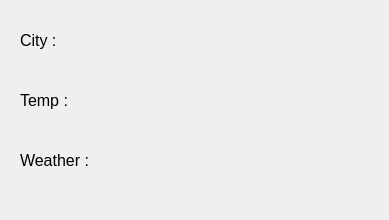
<?xml version="1.0" encoding="UTF-8"?>
<ui version="4.0">
 <class>Form</class>
 <widget class="QWidget" name="Form">
  <property name="geometry">
   <rect>
    <x>0</x>
    <y>0</y>
    <width>389</width>
    <height>220</height>
   </rect>
  </property>
  <property name="windowTitle">
   <string>Form</string>
  </property>
  <widget class="QLabel" name="tempLabel">
   <property name="geometry">
    <rect>
     <x>20</x>
     <y>70</y>
     <width>71</width>
     <height>61</height>
    </rect>
   </property>
   <property name="font">
    <font>
     <pointsize>12</pointsize>
    </font>
   </property>
   <property name="text">
    <string>Temp :</string>
   </property>
  </widget>
  <widget class="QLabel" name="weatherLabel">
   <property name="geometry">
    <rect>
     <x>20</x>
     <y>140</y>
     <width>91</width>
     <height>41</height>
    </rect>
   </property>
   <property name="font">
    <font>
     <pointsize>12</pointsize>
    </font>
   </property>
   <property name="text">
    <string>Weather :</string>
   </property>
  </widget>
  <widget class="QLabel" name="currentTempLabel">
   <property name="geometry">
    <rect>
     <x>100</x>
     <y>80</y>
     <width>131</width>
     <height>31</height>
    </rect>
   </property>
   <property name="font">
    <font>
     <pointsize>12</pointsize>
    </font>
   </property>
   <property name="text">
    <string/>
   </property>
  </widget>
  <widget class="QLabel" name="currentWeatherLabel">
   <property name="geometry">
    <rect>
     <x>100</x>
     <y>140</y>
     <width>141</width>
     <height>31</height>
    </rect>
   </property>
   <property name="font">
    <font>
     <pointsize>12</pointsize>
    </font>
   </property>
   <property name="text">
    <string/>
   </property>
  </widget>
  <widget class="QLabel" name="cityLabel">
   <property name="geometry">
    <rect>
     <x>20</x>
     <y>20</y>
     <width>71</width>
     <height>41</height>
    </rect>
   </property>
   <property name="font">
    <font>
     <pointsize>12</pointsize>
    </font>
   </property>
   <property name="text">
    <string>City :</string>
   </property>
  </widget>
  <widget class="QLabel" name="enteredCityLabel">
   <property name="geometry">
    <rect>
     <x>110</x>
     <y>25</y>
     <width>121</width>
     <height>31</height>
    </rect>
   </property>
   <property name="font">
    <font>
     <pointsize>12</pointsize>
    </font>
   </property>
   <property name="text">
    <string/>
   </property>
  </widget>
 </widget>
 <resources/>
 <connections/>
</ui>
